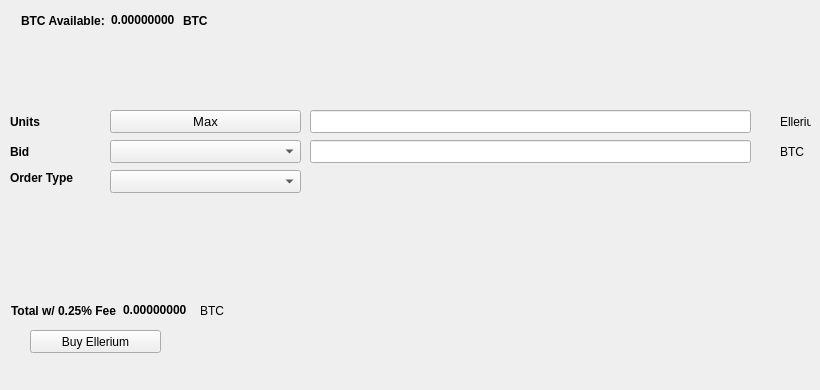
   <widget class="QWidget" name="BuyTab">
    <attribute name="title">
     <string>Buy</string>
    </attribute>
    <widget class="QPushButton" name="BuyEllerium">
     <property name="geometry">
      <rect>
       <x>30</x>
       <y>330</y>
       <width>131</width>
       <height>23</height>
      </rect>
     </property>
     <property name="text">
      <string>Buy Ellerium</string>
     </property>
     <property name="icon">
      <iconset resource="../ellerium.qrc">
       <normaloff>:/icons/bitcoin</normaloff>:/icons/bitcoin</iconset>
     </property>
    </widget>
    <widget class="QLabel" name="label_3">
     <property name="geometry">
      <rect>
       <x>10</x>
       <y>110</y>
       <width>46</width>
       <height>23</height>
      </rect>
     </property>
     <property name="font">
      <font>
       <weight>75</weight>
       <bold>true</bold>
      </font>
     </property>
     <property name="text">
      <string>Units</string>
     </property>
    </widget>
    <widget class="QLineEdit" name="UnitsInput">
     <property name="geometry">
      <rect>
       <x>310</x>
       <y>110</y>
       <width>441</width>
       <height>23</height>
      </rect>
     </property>
     <property name="font">
      <font>
       <pointsize>9</pointsize>
       <weight>75</weight>
       <bold>true</bold>
      </font>
     </property>
    </widget>
    <widget class="QLineEdit" name="BuyBidPriceEdit">
     <property name="geometry">
      <rect>
       <x>310</x>
       <y>140</y>
       <width>441</width>
       <height>23</height>
      </rect>
     </property>
     <property name="font">
      <font>
       <pointsize>9</pointsize>
       <weight>75</weight>
       <bold>true</bold>
      </font>
     </property>
    </widget>
    <widget class="QLabel" name="label_4">
     <property name="geometry">
      <rect>
       <x>780</x>
       <y>110</y>
       <width>31</width>
       <height>23</height>
      </rect>
     </property>
     <property name="text">
      <string>Ellerium</string>
     </property>
    </widget>
    <widget class="QLabel" name="label_5">
     <property name="geometry">
      <rect>
       <x>780</x>
       <y>140</y>
       <width>31</width>
       <height>23</height>
      </rect>
     </property>
     <property name="text">
      <string>BTC</string>
     </property>
    </widget>
    <widget class="QLabel" name="label_6">
     <property name="geometry">
      <rect>
       <x>10</x>
       <y>140</y>
       <width>46</width>
       <height>23</height>
      </rect>
     </property>
     <property name="font">
      <font>
       <weight>75</weight>
       <bold>true</bold>
      </font>
     </property>
     <property name="text">
      <string>Bid</string>
     </property>
    </widget>
    <widget class="QLabel" name="label_7">
     <property name="geometry">
      <rect>
       <x>10</x>
       <y>170</y>
       <width>91</width>
       <height>16</height>
      </rect>
     </property>
     <property name="font">
      <font>
       <weight>75</weight>
       <bold>true</bold>
      </font>
     </property>
     <property name="text">
      <string>Order Type</string>
     </property>
    </widget>
    <widget class="QPushButton" name="Buy_Max_Amount">
     <property name="geometry">
      <rect>
       <x>110</x>
       <y>110</y>
       <width>191</width>
       <height>23</height>
      </rect>
     </property>
     <property name="font">
      <font>
       <pointsize>10</pointsize>
      </font>
     </property>
     <property name="text">
      <string>Max</string>
     </property>
    </widget>
    <widget class="QComboBox" name="BuyBidcomboBox">
     <property name="geometry">
      <rect>
       <x>110</x>
       <y>140</y>
       <width>191</width>
       <height>23</height>
      </rect>
     </property>
     <property name="font">
      <font>
       <pointsize>10</pointsize>
      </font>
     </property>
    </widget>
    <widget class="QComboBox" name="buyOrdertypeCombo">
     <property name="geometry">
      <rect>
       <x>110</x>
       <y>170</y>
       <width>191</width>
       <height>23</height>
      </rect>
     </property>
     <property name="font">
      <font>
       <pointsize>10</pointsize>
      </font>
     </property>
    </widget>
    <widget class="QWidget" name="layoutWidget1">
     <property name="geometry">
      <rect>
       <x>21</x>
       <y>11</y>
       <width>227</width>
       <height>19</height>
      </rect>
     </property>
     <layout class="QHBoxLayout" name="horizontalLayout_3">
      <item>
       <widget class="QLabel" name="label232">
        <property name="font">
         <font>
          <weight>75</weight>
          <bold>true</bold>
         </font>
        </property>
        <property name="text">
         <string>BTC Available:</string>
        </property>
       </widget>
      </item>
      <item>
       <widget class="QLabel" name="BtcAvailableLbl">
        <property name="palette">
         <palette>
          <active>
           <colorrole role="WindowText">
            <brush brushstyle="SolidPattern">
             <color alpha="255">
              <red>0</red>
              <green>0</green>
              <blue>0</blue>
             </color>
            </brush>
           </colorrole>
           <colorrole role="Button">
            <brush brushstyle="SolidPattern">
             <color alpha="255">
              <red>0</red>
              <green>170</green>
              <blue>0</blue>
             </color>
            </brush>
           </colorrole>
           <colorrole role="Light">
            <brush brushstyle="SolidPattern">
             <color alpha="255">
              <red>0</red>
              <green>255</green>
              <blue>0</blue>
             </color>
            </brush>
           </colorrole>
           <colorrole role="Midlight">
            <brush brushstyle="SolidPattern">
             <color alpha="255">
              <red>0</red>
              <green>212</green>
              <blue>0</blue>
             </color>
            </brush>
           </colorrole>
           <colorrole role="Dark">
            <brush brushstyle="SolidPattern">
             <color alpha="255">
              <red>0</red>
              <green>85</green>
              <blue>0</blue>
             </color>
            </brush>
           </colorrole>
           <colorrole role="Mid">
            <brush brushstyle="SolidPattern">
             <color alpha="255">
              <red>0</red>
              <green>113</green>
              <blue>0</blue>
             </color>
            </brush>
           </colorrole>
           <colorrole role="Text">
            <brush brushstyle="SolidPattern">
             <color alpha="255">
              <red>0</red>
              <green>170</green>
              <blue>0</blue>
             </color>
            </brush>
           </colorrole>
           <colorrole role="BrightText">
            <brush brushstyle="SolidPattern">
             <color alpha="255">
              <red>255</red>
              <green>255</green>
              <blue>255</blue>
             </color>
            </brush>
           </colorrole>
           <colorrole role="ButtonText">
            <brush brushstyle="SolidPattern">
             <color alpha="255">
              <red>0</red>
              <green>0</green>
              <blue>0</blue>
             </color>
            </brush>
           </colorrole>
           <colorrole role="Base">
            <brush brushstyle="SolidPattern">
             <color alpha="255">
              <red>255</red>
              <green>255</green>
              <blue>255</blue>
             </color>
            </brush>
           </colorrole>
           <colorrole role="Window">
            <brush brushstyle="SolidPattern">
             <color alpha="255">
              <red>0</red>
              <green>170</green>
              <blue>0</blue>
             </color>
            </brush>
           </colorrole>
           <colorrole role="Shadow">
            <brush brushstyle="SolidPattern">
             <color alpha="255">
              <red>0</red>
              <green>0</green>
              <blue>0</blue>
             </color>
            </brush>
           </colorrole>
           <colorrole role="AlternateBase">
            <brush brushstyle="SolidPattern">
             <color alpha="255">
              <red>127</red>
              <green>212</green>
              <blue>127</blue>
             </color>
            </brush>
           </colorrole>
           <colorrole role="ToolTipBase">
            <brush brushstyle="SolidPattern">
             <color alpha="255">
              <red>255</red>
              <green>255</green>
              <blue>220</blue>
             </color>
            </brush>
           </colorrole>
           <colorrole role="ToolTipText">
            <brush brushstyle="SolidPattern">
             <color alpha="255">
              <red>0</red>
              <green>0</green>
              <blue>0</blue>
             </color>
            </brush>
           </colorrole>
          </active>
          <inactive>
           <colorrole role="WindowText">
            <brush brushstyle="SolidPattern">
             <color alpha="255">
              <red>0</red>
              <green>0</green>
              <blue>0</blue>
             </color>
            </brush>
           </colorrole>
           <colorrole role="Button">
            <brush brushstyle="SolidPattern">
             <color alpha="255">
              <red>0</red>
              <green>170</green>
              <blue>0</blue>
             </color>
            </brush>
           </colorrole>
           <colorrole role="Light">
            <brush brushstyle="SolidPattern">
             <color alpha="255">
              <red>0</red>
              <green>255</green>
              <blue>0</blue>
             </color>
            </brush>
           </colorrole>
           <colorrole role="Midlight">
            <brush brushstyle="SolidPattern">
             <color alpha="255">
              <red>0</red>
              <green>212</green>
              <blue>0</blue>
             </color>
            </brush>
           </colorrole>
           <colorrole role="Dark">
            <brush brushstyle="SolidPattern">
             <color alpha="255">
              <red>0</red>
              <green>85</green>
              <blue>0</blue>
             </color>
            </brush>
           </colorrole>
           <colorrole role="Mid">
            <brush brushstyle="SolidPattern">
             <color alpha="255">
              <red>0</red>
              <green>113</green>
              <blue>0</blue>
             </color>
            </brush>
           </colorrole>
           <colorrole role="Text">
            <brush brushstyle="SolidPattern">
             <color alpha="255">
              <red>0</red>
              <green>170</green>
              <blue>0</blue>
             </color>
            </brush>
           </colorrole>
           <colorrole role="BrightText">
            <brush brushstyle="SolidPattern">
             <color alpha="255">
              <red>255</red>
              <green>255</green>
              <blue>255</blue>
             </color>
            </brush>
           </colorrole>
           <colorrole role="ButtonText">
            <brush brushstyle="SolidPattern">
             <color alpha="255">
              <red>0</red>
              <green>0</green>
              <blue>0</blue>
             </color>
            </brush>
           </colorrole>
           <colorrole role="Base">
            <brush brushstyle="SolidPattern">
             <color alpha="255">
              <red>255</red>
              <green>255</green>
              <blue>255</blue>
             </color>
            </brush>
           </colorrole>
           <colorrole role="Window">
            <brush brushstyle="SolidPattern">
             <color alpha="255">
              <red>0</red>
              <green>170</green>
              <blue>0</blue>
             </color>
            </brush>
           </colorrole>
           <colorrole role="Shadow">
            <brush brushstyle="SolidPattern">
             <color alpha="255">
              <red>0</red>
              <green>0</green>
              <blue>0</blue>
             </color>
            </brush>
           </colorrole>
           <colorrole role="AlternateBase">
            <brush brushstyle="SolidPattern">
             <color alpha="255">
              <red>127</red>
              <green>212</green>
              <blue>127</blue>
             </color>
            </brush>
           </colorrole>
           <colorrole role="ToolTipBase">
            <brush brushstyle="SolidPattern">
             <color alpha="255">
              <red>255</red>
              <green>255</green>
              <blue>220</blue>
             </color>
            </brush>
           </colorrole>
           <colorrole role="ToolTipText">
            <brush brushstyle="SolidPattern">
             <color alpha="255">
              <red>0</red>
              <green>0</green>
              <blue>0</blue>
             </color>
            </brush>
           </colorrole>
          </inactive>
          <disabled>
           <colorrole role="WindowText">
            <brush brushstyle="SolidPattern">
             <color alpha="255">
              <red>0</red>
              <green>85</green>
              <blue>0</blue>
             </color>
            </brush>
           </colorrole>
           <colorrole role="Button">
            <brush brushstyle="SolidPattern">
             <color alpha="255">
              <red>0</red>
              <green>170</green>
              <blue>0</blue>
             </color>
            </brush>
           </colorrole>
           <colorrole role="Light">
            <brush brushstyle="SolidPattern">
             <color alpha="255">
              <red>0</red>
              <green>255</green>
              <blue>0</blue>
             </color>
            </brush>
           </colorrole>
           <colorrole role="Midlight">
            <brush brushstyle="SolidPattern">
             <color alpha="255">
              <red>0</red>
              <green>212</green>
              <blue>0</blue>
             </color>
            </brush>
           </colorrole>
           <colorrole role="Dark">
            <brush brushstyle="SolidPattern">
             <color alpha="255">
              <red>0</red>
              <green>85</green>
              <blue>0</blue>
             </color>
            </brush>
           </colorrole>
           <colorrole role="Mid">
            <brush brushstyle="SolidPattern">
             <color alpha="255">
              <red>0</red>
              <green>113</green>
              <blue>0</blue>
             </color>
            </brush>
           </colorrole>
           <colorrole role="Text">
            <brush brushstyle="SolidPattern">
             <color alpha="255">
              <red>0</red>
              <green>85</green>
              <blue>0</blue>
             </color>
            </brush>
           </colorrole>
           <colorrole role="BrightText">
            <brush brushstyle="SolidPattern">
             <color alpha="255">
              <red>255</red>
              <green>255</green>
              <blue>255</blue>
             </color>
            </brush>
           </colorrole>
           <colorrole role="ButtonText">
            <brush brushstyle="SolidPattern">
             <color alpha="255">
              <red>0</red>
              <green>85</green>
              <blue>0</blue>
             </color>
            </brush>
           </colorrole>
           <colorrole role="Base">
            <brush brushstyle="SolidPattern">
             <color alpha="255">
              <red>0</red>
              <green>170</green>
              <blue>0</blue>
             </color>
            </brush>
           </colorrole>
           <colorrole role="Window">
            <brush brushstyle="SolidPattern">
             <color alpha="255">
              <red>0</red>
              <green>170</green>
              <blue>0</blue>
             </color>
            </brush>
           </colorrole>
           <colorrole role="Shadow">
            <brush brushstyle="SolidPattern">
             <color alpha="255">
              <red>0</red>
              <green>0</green>
              <blue>0</blue>
             </color>
            </brush>
           </colorrole>
           <colorrole role="AlternateBase">
            <brush brushstyle="SolidPattern">
             <color alpha="255">
              <red>0</red>
              <green>170</green>
              <blue>0</blue>
             </color>
            </brush>
           </colorrole>
           <colorrole role="ToolTipBase">
            <brush brushstyle="SolidPattern">
             <color alpha="255">
              <red>255</red>
              <green>255</green>
              <blue>220</blue>
             </color>
            </brush>
           </colorrole>
           <colorrole role="ToolTipText">
            <brush brushstyle="SolidPattern">
             <color alpha="255">
              <red>0</red>
              <green>0</green>
              <blue>0</blue>
             </color>
            </brush>
           </colorrole>
          </disabled>
         </palette>
        </property>
        <property name="font">
         <font>
          <weight>75</weight>
          <bold>true</bold>
         </font>
        </property>
        <property name="text">
         <string>0.00000000</string>
        </property>
        <property name="textInteractionFlags">
         <set>Qt::LinksAccessibleByMouse|Qt::TextSelectableByKeyboard|Qt::TextSelectableByMouse</set>
        </property>
       </widget>
      </item>
      <item>
       <widget class="QLabel" name="BtcAvailableLbl_2">
        <property name="font">
         <font>
          <weight>75</weight>
          <bold>true</bold>
         </font>
        </property>
        <property name="text">
         <string>BTC</string>
        </property>
       </widget>
      </item>
     </layout>
    </widget>
    <widget class="QWidget" name="layoutWidge2">
     <property name="geometry">
      <rect>
       <x>11</x>
       <y>301</y>
       <width>259</width>
       <height>19</height>
      </rect>
     </property>
     <layout class="QHBoxLayout" name="horizontalLayout_4">
      <item>
       <widget class="QLabel" name="label_9">
        <property name="font">
         <font>
          <weight>75</weight>
          <bold>true</bold>
         </font>
        </property>
        <property name="text">
         <string>Total w/ 0.25% Fee</string>
        </property>
       </widget>
      </item>
      <item>
       <widget class="QLabel" name="BuyCostLabel">
        <property name="palette">
         <palette>
          <active>
           <colorrole role="WindowText">
            <brush brushstyle="SolidPattern">
             <color alpha="255">
              <red>0</red>
              <green>0</green>
              <blue>0</blue>
             </color>
            </brush>
           </colorrole>
           <colorrole role="Button">
            <brush brushstyle="SolidPattern">
             <color alpha="255">
              <red>0</red>
              <green>170</green>
              <blue>0</blue>
             </color>
            </brush>
           </colorrole>
           <colorrole role="Light">
            <brush brushstyle="SolidPattern">
             <color alpha="255">
              <red>0</red>
              <green>255</green>
              <blue>0</blue>
             </color>
            </brush>
           </colorrole>
           <colorrole role="Midlight">
            <brush brushstyle="SolidPattern">
             <color alpha="255">
              <red>0</red>
              <green>212</green>
              <blue>0</blue>
             </color>
            </brush>
           </colorrole>
           <colorrole role="Dark">
            <brush brushstyle="SolidPattern">
             <color alpha="255">
              <red>0</red>
              <green>85</green>
              <blue>0</blue>
             </color>
            </brush>
           </colorrole>
           <colorrole role="Mid">
            <brush brushstyle="SolidPattern">
             <color alpha="255">
              <red>0</red>
              <green>113</green>
              <blue>0</blue>
             </color>
            </brush>
           </colorrole>
           <colorrole role="Text">
            <brush brushstyle="SolidPattern">
             <color alpha="255">
              <red>0</red>
              <green>170</green>
              <blue>0</blue>
             </color>
            </brush>
           </colorrole>
           <colorrole role="BrightText">
            <brush brushstyle="SolidPattern">
             <color alpha="255">
              <red>255</red>
              <green>255</green>
              <blue>255</blue>
             </color>
            </brush>
           </colorrole>
           <colorrole role="ButtonText">
            <brush brushstyle="SolidPattern">
             <color alpha="255">
              <red>0</red>
              <green>0</green>
              <blue>0</blue>
             </color>
            </brush>
           </colorrole>
           <colorrole role="Base">
            <brush brushstyle="SolidPattern">
             <color alpha="255">
              <red>255</red>
              <green>255</green>
              <blue>255</blue>
             </color>
            </brush>
           </colorrole>
           <colorrole role="Window">
            <brush brushstyle="SolidPattern">
             <color alpha="255">
              <red>0</red>
              <green>170</green>
              <blue>0</blue>
             </color>
            </brush>
           </colorrole>
           <colorrole role="Shadow">
            <brush brushstyle="SolidPattern">
             <color alpha="255">
              <red>0</red>
              <green>0</green>
              <blue>0</blue>
             </color>
            </brush>
           </colorrole>
           <colorrole role="AlternateBase">
            <brush brushstyle="SolidPattern">
             <color alpha="255">
              <red>127</red>
              <green>212</green>
              <blue>127</blue>
             </color>
            </brush>
           </colorrole>
           <colorrole role="ToolTipBase">
            <brush brushstyle="SolidPattern">
             <color alpha="255">
              <red>255</red>
              <green>255</green>
              <blue>220</blue>
             </color>
            </brush>
           </colorrole>
           <colorrole role="ToolTipText">
            <brush brushstyle="SolidPattern">
             <color alpha="255">
              <red>0</red>
              <green>0</green>
              <blue>0</blue>
             </color>
            </brush>
           </colorrole>
          </active>
          <inactive>
           <colorrole role="WindowText">
            <brush brushstyle="SolidPattern">
             <color alpha="255">
              <red>0</red>
              <green>0</green>
              <blue>0</blue>
             </color>
            </brush>
           </colorrole>
           <colorrole role="Button">
            <brush brushstyle="SolidPattern">
             <color alpha="255">
              <red>0</red>
              <green>170</green>
              <blue>0</blue>
             </color>
            </brush>
           </colorrole>
           <colorrole role="Light">
            <brush brushstyle="SolidPattern">
             <color alpha="255">
              <red>0</red>
              <green>255</green>
              <blue>0</blue>
             </color>
            </brush>
           </colorrole>
           <colorrole role="Midlight">
            <brush brushstyle="SolidPattern">
             <color alpha="255">
              <red>0</red>
              <green>212</green>
              <blue>0</blue>
             </color>
            </brush>
           </colorrole>
           <colorrole role="Dark">
            <brush brushstyle="SolidPattern">
             <color alpha="255">
              <red>0</red>
              <green>85</green>
              <blue>0</blue>
             </color>
            </brush>
           </colorrole>
           <colorrole role="Mid">
            <brush brushstyle="SolidPattern">
             <color alpha="255">
              <red>0</red>
              <green>113</green>
              <blue>0</blue>
             </color>
            </brush>
           </colorrole>
           <colorrole role="Text">
            <brush brushstyle="SolidPattern">
             <color alpha="255">
              <red>0</red>
              <green>170</green>
              <blue>0</blue>
             </color>
            </brush>
           </colorrole>
           <colorrole role="BrightText">
            <brush brushstyle="SolidPattern">
             <color alpha="255">
              <red>255</red>
              <green>255</green>
              <blue>255</blue>
             </color>
            </brush>
           </colorrole>
           <colorrole role="ButtonText">
            <brush brushstyle="SolidPattern">
             <color alpha="255">
              <red>0</red>
              <green>0</green>
              <blue>0</blue>
             </color>
            </brush>
           </colorrole>
           <colorrole role="Base">
            <brush brushstyle="SolidPattern">
             <color alpha="255">
              <red>255</red>
              <green>255</green>
              <blue>255</blue>
             </color>
            </brush>
           </colorrole>
           <colorrole role="Window">
            <brush brushstyle="SolidPattern">
             <color alpha="255">
              <red>0</red>
              <green>170</green>
              <blue>0</blue>
             </color>
            </brush>
           </colorrole>
           <colorrole role="Shadow">
            <brush brushstyle="SolidPattern">
             <color alpha="255">
              <red>0</red>
              <green>0</green>
              <blue>0</blue>
             </color>
            </brush>
           </colorrole>
           <colorrole role="AlternateBase">
            <brush brushstyle="SolidPattern">
             <color alpha="255">
              <red>127</red>
              <green>212</green>
              <blue>127</blue>
             </color>
            </brush>
           </colorrole>
           <colorrole role="ToolTipBase">
            <brush brushstyle="SolidPattern">
             <color alpha="255">
              <red>255</red>
              <green>255</green>
              <blue>220</blue>
             </color>
            </brush>
           </colorrole>
           <colorrole role="ToolTipText">
            <brush brushstyle="SolidPattern">
             <color alpha="255">
              <red>0</red>
              <green>0</green>
              <blue>0</blue>
             </color>
            </brush>
           </colorrole>
          </inactive>
          <disabled>
           <colorrole role="WindowText">
            <brush brushstyle="SolidPattern">
             <color alpha="255">
              <red>0</red>
              <green>85</green>
              <blue>0</blue>
             </color>
            </brush>
           </colorrole>
           <colorrole role="Button">
            <brush brushstyle="SolidPattern">
             <color alpha="255">
              <red>0</red>
              <green>170</green>
              <blue>0</blue>
             </color>
            </brush>
           </colorrole>
           <colorrole role="Light">
            <brush brushstyle="SolidPattern">
             <color alpha="255">
              <red>0</red>
              <green>255</green>
              <blue>0</blue>
             </color>
            </brush>
           </colorrole>
           <colorrole role="Midlight">
            <brush brushstyle="SolidPattern">
             <color alpha="255">
              <red>0</red>
              <green>212</green>
              <blue>0</blue>
             </color>
            </brush>
           </colorrole>
           <colorrole role="Dark">
            <brush brushstyle="SolidPattern">
             <color alpha="255">
              <red>0</red>
              <green>85</green>
              <blue>0</blue>
             </color>
            </brush>
           </colorrole>
           <colorrole role="Mid">
            <brush brushstyle="SolidPattern">
             <color alpha="255">
              <red>0</red>
              <green>113</green>
              <blue>0</blue>
             </color>
            </brush>
           </colorrole>
           <colorrole role="Text">
            <brush brushstyle="SolidPattern">
             <color alpha="255">
              <red>0</red>
              <green>85</green>
              <blue>0</blue>
             </color>
            </brush>
           </colorrole>
           <colorrole role="BrightText">
            <brush brushstyle="SolidPattern">
             <color alpha="255">
              <red>255</red>
              <green>255</green>
              <blue>255</blue>
             </color>
            </brush>
           </colorrole>
           <colorrole role="ButtonText">
            <brush brushstyle="SolidPattern">
             <color alpha="255">
              <red>0</red>
              <green>85</green>
              <blue>0</blue>
             </color>
            </brush>
           </colorrole>
           <colorrole role="Base">
            <brush brushstyle="SolidPattern">
             <color alpha="255">
              <red>0</red>
              <green>170</green>
              <blue>0</blue>
             </color>
            </brush>
           </colorrole>
           <colorrole role="Window">
            <brush brushstyle="SolidPattern">
             <color alpha="255">
              <red>0</red>
              <green>170</green>
              <blue>0</blue>
             </color>
            </brush>
           </colorrole>
           <colorrole role="Shadow">
            <brush brushstyle="SolidPattern">
             <color alpha="255">
              <red>0</red>
              <green>0</green>
              <blue>0</blue>
             </color>
            </brush>
           </colorrole>
           <colorrole role="AlternateBase">
            <brush brushstyle="SolidPattern">
             <color alpha="255">
              <red>0</red>
              <green>170</green>
              <blue>0</blue>
             </color>
            </brush>
           </colorrole>
           <colorrole role="ToolTipBase">
            <brush brushstyle="SolidPattern">
             <color alpha="255">
              <red>255</red>
              <green>255</green>
              <blue>220</blue>
             </color>
            </brush>
           </colorrole>
           <colorrole role="ToolTipText">
            <brush brushstyle="SolidPattern">
             <color alpha="255">
              <red>0</red>
              <green>0</green>
              <blue>0</blue>
             </color>
            </brush>
           </colorrole>
          </disabled>
         </palette>
        </property>
        <property name="font">
         <font>
          <weight>75</weight>
          <bold>true</bold>
         </font>
        </property>
        <property name="autoFillBackground">
         <bool>false</bool>
        </property>
        <property name="text">
         <string>0.00000000</string>
        </property>
        <property name="textInteractionFlags">
         <set>Qt::LinksAccessibleByMouse|Qt::TextSelectableByMouse</set>
        </property>
       </widget>
      </item>
      <item>
       <widget class="QLabel" name="label_10">
        <property name="font">
         <font>
          <weight>50</weight>
          <bold>false</bold>
         </font>
        </property>
        <property name="text">
         <string>BTC</string>
        </property>
       </widget>
      </item>
     </layout>
    </widget>
    <widget class="QLabel" name="label_24">
     <property name="geometry">
      <rect>
       <x>460</x>
       <y>300</y>
       <width>281</width>
       <height>81</height>
      </rect>
     </property>
     <property name="text">
      <string/>
     </property>
     <property name="pixmap">
      <pixmap>:/images/bittrex</pixmap>
     </property>
    </widget>
   </widget>
